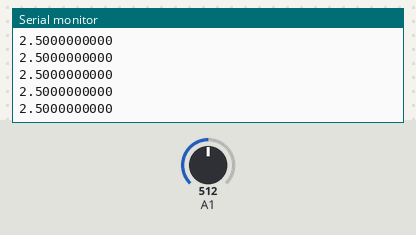
Simulated run of this sketch. Board: Arduino Uno, built with avr-gcc and run on an emulated ATmega328P. On the bench: the last lines printed to the serial monitor. The inputs (shaded band) are chosen by the test bench; at power-on: A1 = 512.

Above: at 1.2 s.
1.3 s: A1 set to 716
At 1.32 s:
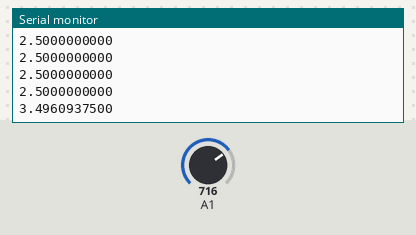
2.8 s: A1 set to 900
At 2.84 s:
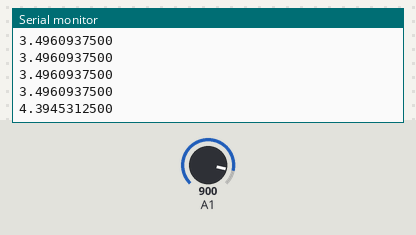
Timing chart, 0 to 5.8 s (numbered marks = the images above; inputs shaded):
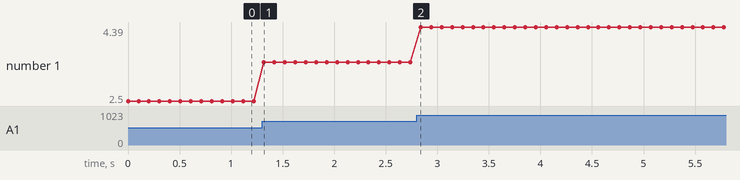

Measured:
- after the input at 1.3 s, the serial monitor: prints a new line at once (image 1)
- after the input at 2.8 s, the serial monitor: prints a new line at once (image 2)
- plotted number 1: 2.5 → 3.5 after the input at 1.3 s, 3.5 → 4.39 after the input at 2.8 s

The sketch:

photo.ino
```cpp
void setup() {
  Serial.begin(9600);
}

void loop() {
  float a = analogRead(A1) * (5.0 / 1024);
  Serial.println(a, DEC);
  delay(100);
}
```
